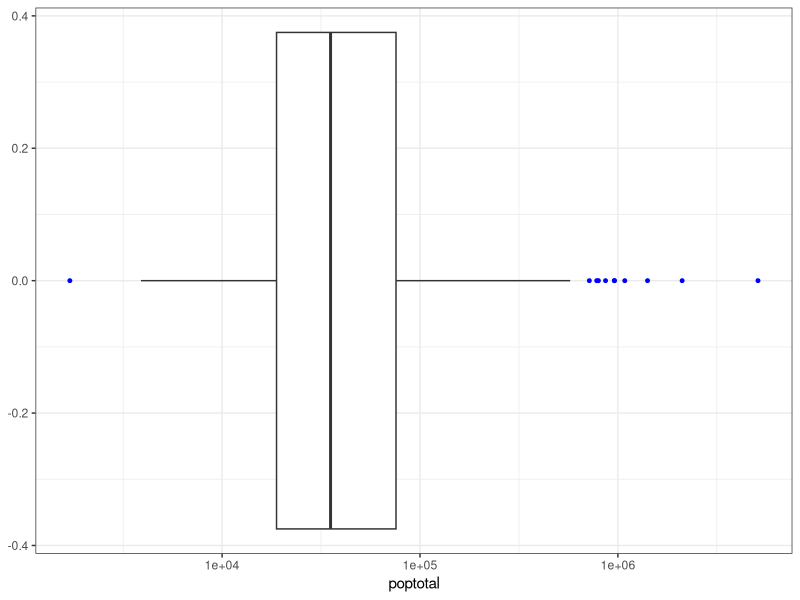
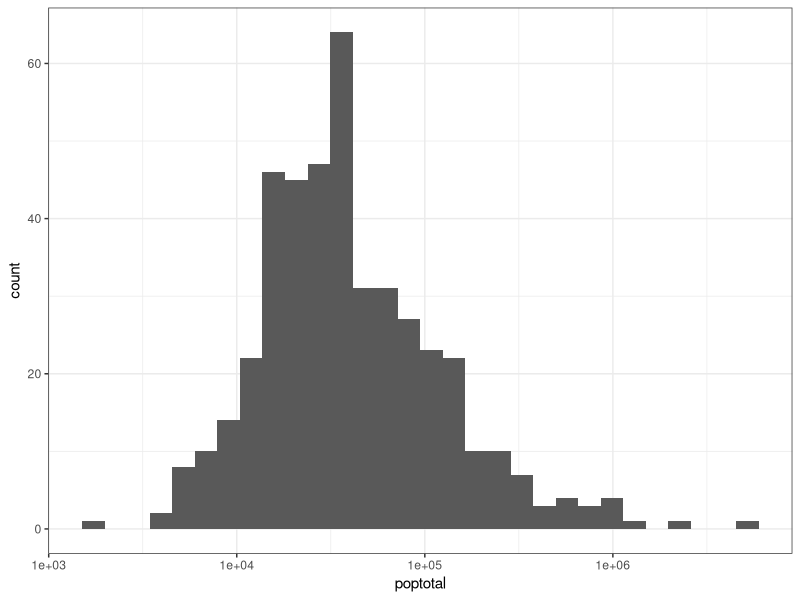
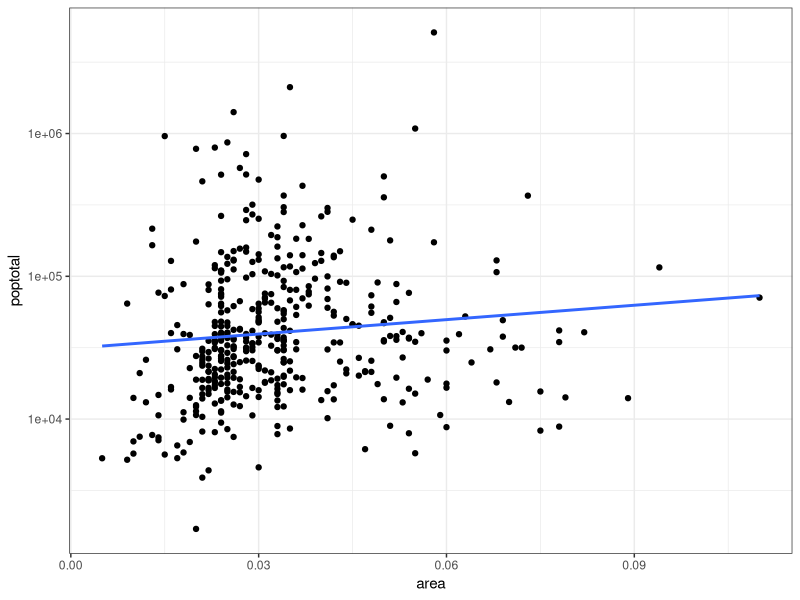
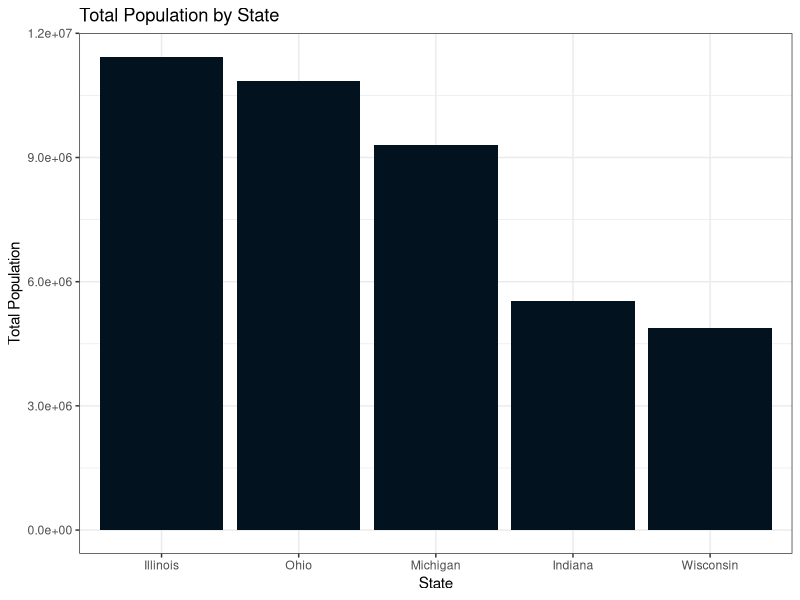
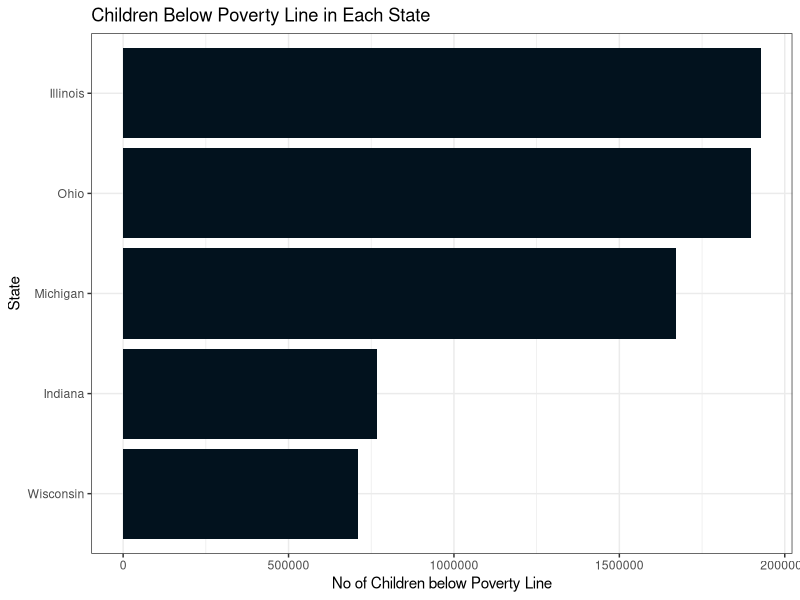
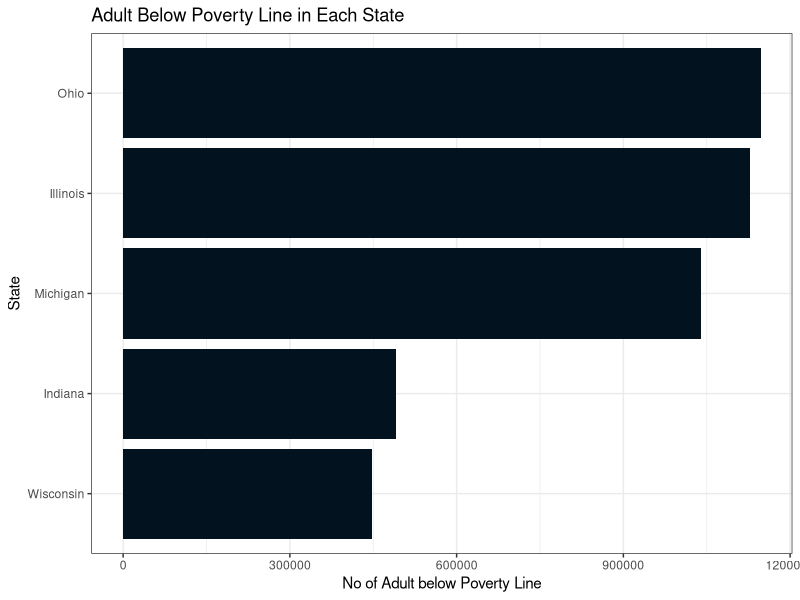
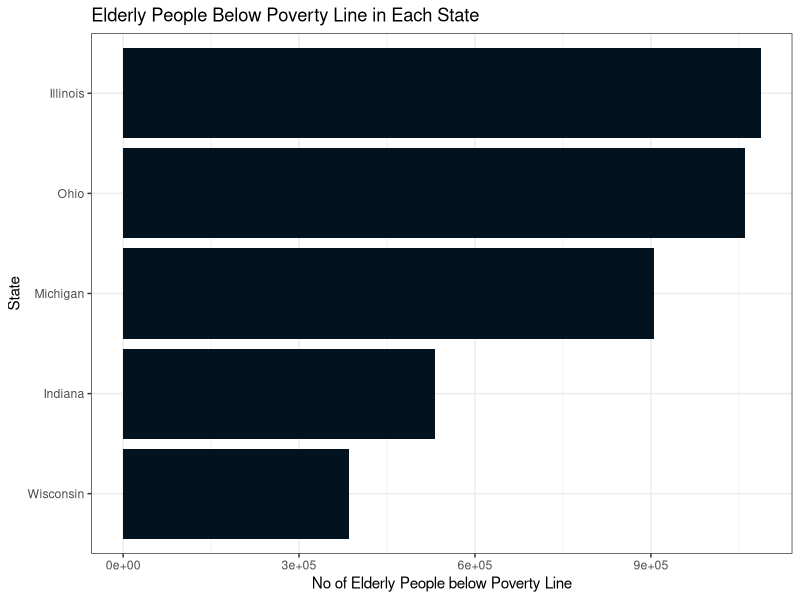

These figures' R source, in order:
#importing our libraries
library(tidyverse)
library(dplyr)
library(forcats)

# to see available datasets in Tidyverse package
data()

#i'll be using the midwest dataset that comes in tidyverse package
View(midwest)

#returns metadata on our dataframe
?midwest

#returns structure of our df
str(midwest)

#returns names of variables/columns
names(df)

#selecting columns we need
df <- midwest %>%
  select(county, state, area, starts_with("pop"), perchsd:inmetro)

#taking a look at our datatypes
glimpse(df)

#we will change data type of county, state and inmetro to factor datatype
df$county <- as.factor(df$county)
df$state <- as.factor(df$state)
df$inmetro <- as.factor(df$inmetro)

#summary stats for state and inmetro variable
summary(df$state)
summary(df$inmetro)

#checking how many unique states we have in our df
unique(df$state)
#we have 6 states in our df, all of which the names are abbreviated

#recoding the state variable to show the full state name
df <- df %>%
  select(county : inmetro) %>%
  mutate(state= recode(state, "IL" = "Illinois", "IN" = "Indiana", 
                       "MI" = "Michigan", "OH" = "Ohio", "WI" = "Wisconsin"))


#checking duplicate values in our dataframe
df[duplicated(df), ]

#checking for missing values
df %>%
  select(county:inmetro) %>%
  filter(!complete.cases(.))
#we don't have missing values in our df


#looking at the spread of poptotal variable
summary(df$poptotal)
# the mean > median which means the data is right skewed
#in instances such as this we can use the median as central tendency

#lets visaulize it with a box plot
df %>%
  ggplot(aes(poptotal)) + 
  geom_boxplot(outlier.color= "blue", outlier.size = 1)+
  theme_bw() +
  scale_x_log10()

#plotting a histogram of our poptotal variable
df %>%
  ggplot(aes(poptotal)) +
  geom_histogram() +
  theme_bw() +
  scale_x_log10()

#we can locate outliers in our df using this method
iqr <- quantile(df$poptotal, 0.75) - quantile(df$poptotal, 0.25)
lower_threshold <- quantile(df$poptotal, 0.25) - 1.5 * iqr
upper_threshold <- quantile(df$poptotal, 0.75) + 1.5 * iqr

#we filter our df to show only the values below and above the thresholds
df %>%
  filter(poptotal < lower_threshold | poptotal> upper_threshold) %>%
  select(county, state:inmetro) %>%
  View()


#correlation between area and population total
cor(log(df$poptotal), df$area)
#r= 0.101718, this means there is no relationship between area and population total 

#lets visualize it with a scatter plot
df %>%
  ggplot(aes(area, poptotal)) +
  geom_point() +
  geom_smooth(method= "lm", se= FALSE) +
  theme_bw() +
  scale_y_log10()

#returns the county in each state with the highest population
df %>%
  select(county, state, poptotal) %>%
  group_by(state) %>%
  top_n(1, poptotal)
  
  
#total population in each state
df %>%
  select(state, poptotal) %>%
  group_by(state) %>%
  summarise(total_pop_state= sum(poptotal)) %>%
  arrange(desc(total_pop_state))

#lets visaulize it
df %>%
  select(state, poptotal) %>%
  group_by(state) %>%
  summarise(total_pop_state= sum(poptotal)) %>%
  arrange(desc(total_pop_state)) %>%
  ggplot(aes(forcats::fct_reorder(state, total_pop_state, .desc=TRUE), 
             total_pop_state)) +
  geom_col(fill= "#02121E") +
  theme_bw() +
  labs(x= "State",
       y= "Total Population",
       title= "Total Population by State")
  

#lets calculate the:
#1. number of children below poverty line
#2. number of adults below poverty line
#3. number of elderly below poverty line
pov <- df %>%
  mutate(no_of_chd_belowpoverty = round(percchildbelowpovert/100 * 
                                          poppovertyknown,0),
         no_of_adultbelowpoverty= round(percadultpoverty/100 * 
                                          poppovertyknown,0),
         no_of_elderlybelowpoverty = round(percelderlypoverty/100 * 
                                             poppovertyknown,0)) %>%
  group_by(state) %>%
  summarize(chd_belowpoverty= sum(no_of_chd_belowpoverty),
            adultbelowpoverty= sum(no_of_adultbelowpoverty),
            elderlybelowpoverty= sum(no_of_elderlybelowpoverty))
View(pov)

#lets visualize the various poverty categories
pov %>%
  ggplot(aes(forcats::fct_reorder(state, chd_belowpoverty),
             chd_belowpoverty)) +
  geom_col(fill= "#02121E") +
  coord_flip() +
  theme_bw() +
  labs(x= "State",
       y= "No of Children below Poverty Line",
       title= "Children Below Poverty Line in Each State")

pov %>%
  ggplot(aes(forcats::fct_reorder(state, adultbelowpoverty), 
             adultbelowpoverty)) +
  geom_col(fill= "#02121E") +
  coord_flip() +
  theme_bw() +
  labs(x = "State",
       y= "No of Adult below Poverty Line",
       title= "Adult Below Poverty Line in Each State")

pov %>%
  ggplot(aes(forcats::fct_reorder(state, elderlybelowpoverty), 
             elderlybelowpoverty)) +
  geom_col(fill= "#02121E") +
  coord_flip() +
  theme_bw() +
  labs(x= "State", 
       y= "No of Elderly People below Poverty Line",
       title= "Elderly People Below Poverty Line in Each State")

